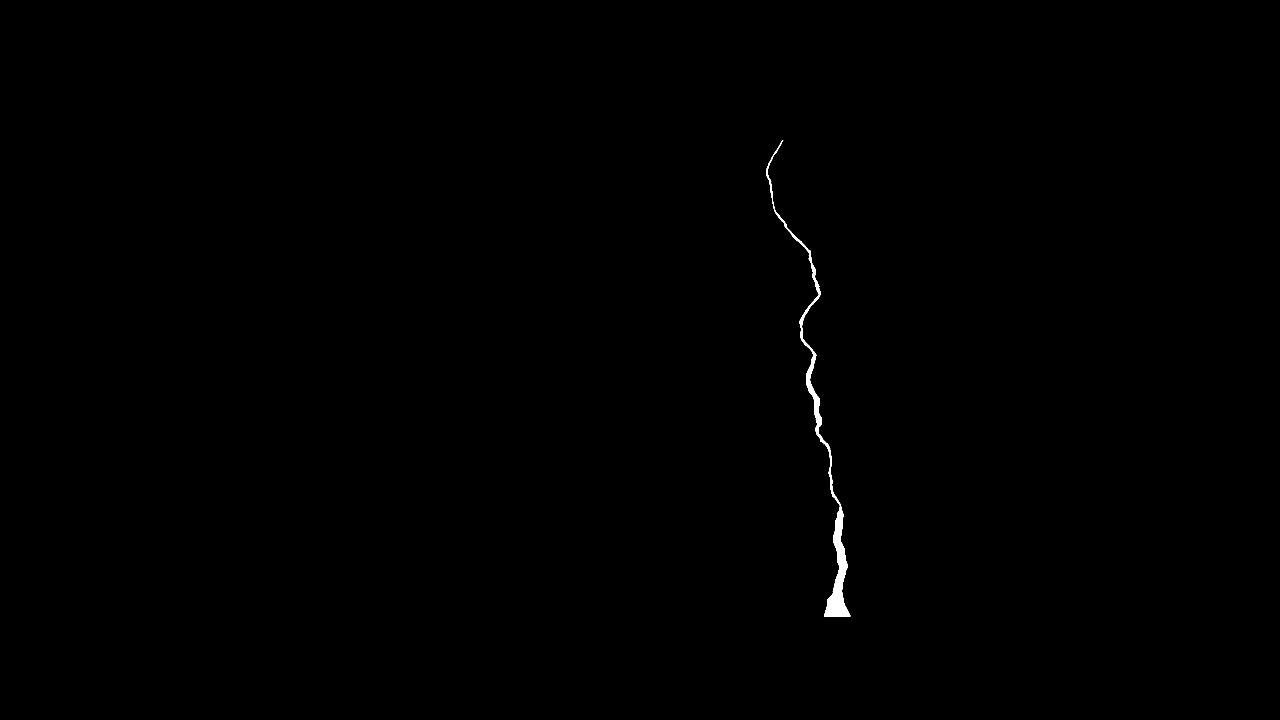
#> input picture data/image_label.png, 3840 x 2160 px (shown at 1/3 size)
$ python test.py
#> lines starting #> are read from the running program, lines starting #| are printed output that depends on the picture; after the words box and inside, x2 and y2 are one past the last pixel; in counts of white or black regions, pixels touching at a corner belong together
### model_linear/train_model_linear_simulation.py

from model_linear.lib import *
from model_linear.Model_machine import *
from model_linear.function import *
from add_noise.noise_crack import *


def train_model_linear(list_class_model,path_crack_simulation,path_save,show_fig,save_model_ML,path_image_test,Snr_db,num_point_add):
    #global i,R_squared
#> called with path_crack_simulation = './data/Tex1000_1n_1cd__3p.txt', path_save = './model_linear/model/', save_model_ML = True, path_image_test = './data/image_label.png', Snr_db = 5, num_point_add = 10
    lst_model=[]
    name_simuation =  (os.path.split(path_crack_simulation)[-1]).split(".")[0]
    # load data
    img = cv2.imread(path_image_test)
#> img is the input picture: shape (2160, 3840, 3); 0.22% white; 2 white regions (1 under 20 px), largest, box (x1, y1, x2, y2) and area: (2299, 420, 2552, 1849) 18026
    #point_crack = np.argwhere(img == 255)
    val_resize = 1
    size_img = img.shape
    new_width = int(size_img[1]*val_resize)
    new_height = int(size_img[0]*val_resize)
    img_resized = cv2.resize(src=img, dsize=(new_width, new_height),interpolation = cv2.INTER_AREA)
    img_resized = cv2.cvtColor(img_resized, cv2.COLOR_BGR2GRAY)
    img_resized[np.argwhere(img_resized>0)[:,0],np.argwhere(img_resized>0)[:,1]] = 1
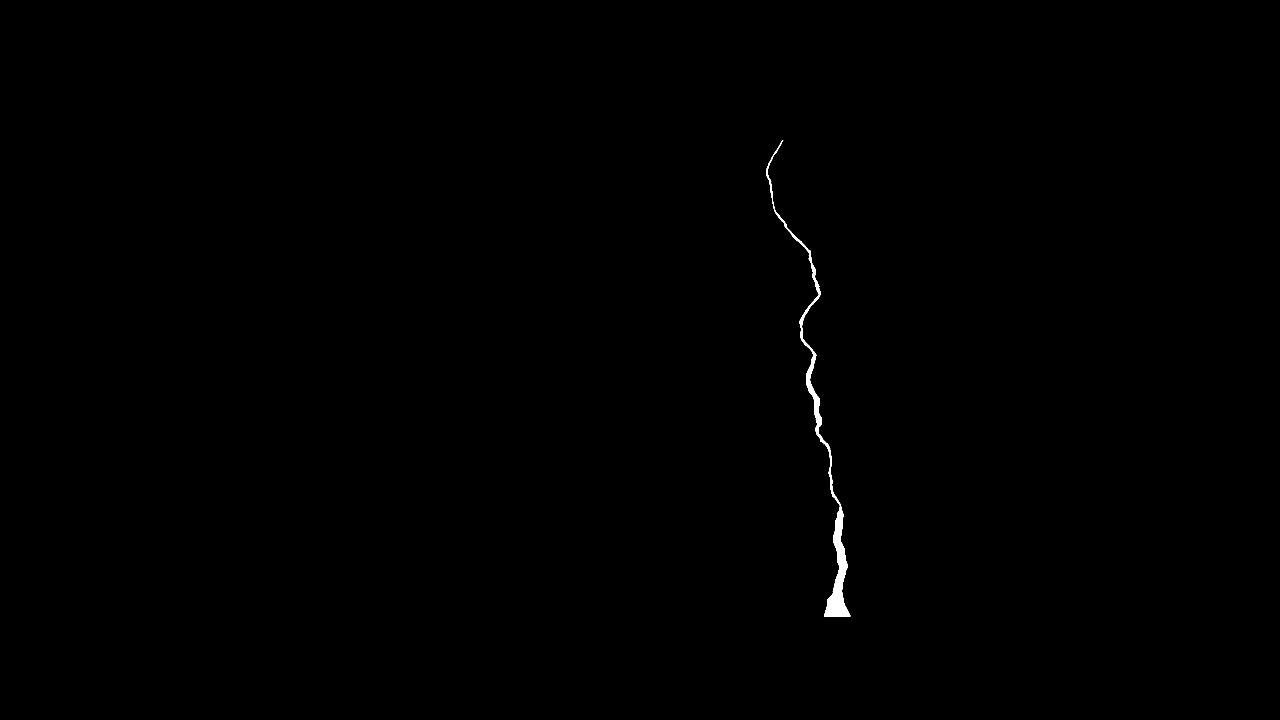
#> img_resized: shape (2160, 3840) (shown at 1/3 size); values 0 (black) and 1 (white), 0.22% white; 2 white regions (1 under 20 px), largest, box (x1, y1, x2, y2) and area: (2299, 420, 2552, 1849) 18026
    skeleton = skeletonize(img_resized, method='lee')
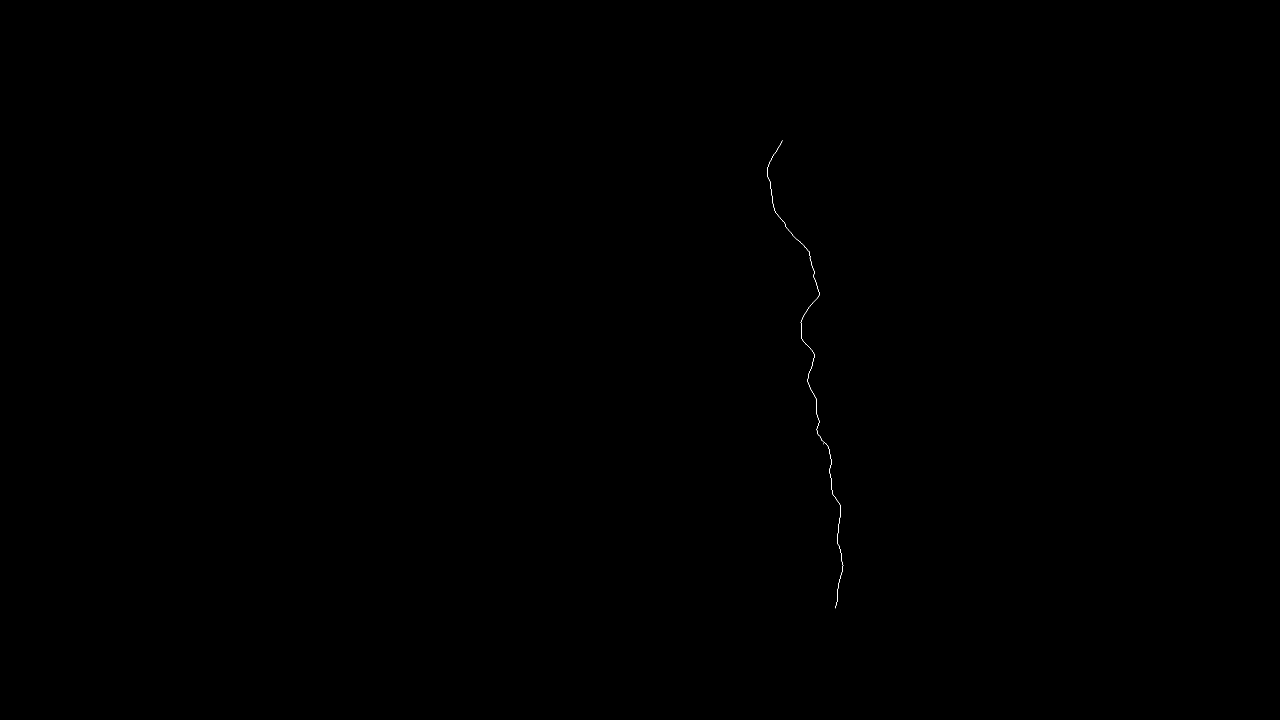
#> skeleton: shape (2160, 3840) bool (shown at 1/3 size); 0.02% white in thin lines or dots, all inside (x1, y1, x2, y2) = (2301, 421, 2530, 1825)
    point_crack = np.argwhere(skeleton > 0)
#> point_crack = 1419 pairs, first value 421 to 1824, second value 2301 to 2529

    x_son = (point_crack[:, 0])
#> x_son = 1419 values from 421 to 1824
    x_son = np.resize(x_son, ([np.size(x_son), 1]))
    y_son = (point_crack[:, 1])
#> y_son = 1419 values, max 2529 at index 1290, min 2301 at index 86, mean 2437.9
    y_son = np.resize(y_son, ([np.size(y_son), 1]))

    # dataframe test model
    # df_test = pd.DataFrame(
    #     {'test_x': x_son,'test_y': y_son})

    # load data crack train
    # data = pd.read_csv("F:/crack-machine/data_crack.txt",
    #                    delimiter='\s+', index_col=False)
    data = pd.read_csv(path_crack_simulation,
                    index_col=False,sep=",")
#> (reads data/Tex1000_1n_1cd__3p.txt from the repository)
    data = (np.array(data))
    cloumn1 = data[:, 0]
    cloumn1 = np.resize(cloumn1, ([np.size(cloumn1), 1]))
    cloumn2 = data[:, 1]
    cloumn2 = np.resize(cloumn2, ([np.size(cloumn1), 1]))
    point = np.argwhere(cloumn1 == 0)[:, 0]
    point = np.append([-1], point)  # add the first crack loction

    # careate a list of crack names
    number_crack = []
    #for i in range(0,  len(point) -1):
    for i in range(0,  1):#len(point) -1
        number_crack_name = 'num_crack_%s' % i
        number_crack.append(number_crack_name)

    # load model
    for class_model in list_class_model:
        print(class_model)
        #call and run all model in foulder
        for name,method in call_all_method(class_model).items():
            print("calling: {}".format(name))
            try:
                name_model,model=method()
                lst_model.append((name_model,model))
            except:
                continue

    # train model
    list_name_model =[]
    out_data_model_mean = pd.DataFrame()

    for name_model, model in lst_model:

        #print(name_model)
        list_name_model.append(name_model)
        list_MSE, list_MSA, list_RMSE, list_R_squared, list_Accuracy = [], [], [], [], []
        list_MSE_mean, list_MAE_mean, list_RMSE_mean, list_R_squared_mean, list_Accuracy = [], [], [], [], []
        i = 0
        #for i in range(0,  len(point) -1):
        for i in range(0,  1):#len(point) -1
            data1 = ((data[point[i] + 1:point[i + 1], :]))+1

            #X_crack,y_crack,x_simu,y_simu=nomalize_data_crack_to_simulation(data1,point_crack)
            X = nomalize_crack_simulation(data1[:, 0])
            y = nomalize_crack_simulation(data1[:, 1] )
            # add noise
            x_simu,y_simu=add_noise(X,y,Snr_db=Snr_db,num_point=num_point_add)
            X_crack,y_crack,X_crack2,y_crack2,x_simu,y_simu=nomalize_data_crack_to_simulation(np.hstack((x_simu,y_simu)),point_crack)
            #x_simu,y_simu=add_noise(x_simu,y_simu,Snr_db=60,num_point=50)
            # train model in list
            try:
                model.fit(y_simu,x_simu.ravel())
            except:
                print(name_model)
            MSA = mean_absolute_error(y_crack, model.predict(X_crack))
            # MSE
            MSE = mean_squared_error(y_crack, model.predict(X_crack))
            # RMSE
            RMSE = np.sqrt(MSE)
            # R_squared
            R_squared = r2_score(y_crack, model.predict(X_crack))
            # accuracy
            print('%s crack number %s R_squared: %s MSA: %s MSE: %s' %
                (name_model, i, R_squared, MSA, MSE))
            #print(R_squared )
            # ani = animation.FuncAnimation(fig1, animate, interval=1000)
            # plt.show()
            # save model
            if save_model_ML is not None:
                save_model(model,i,path_save= path_save,name_model=name_model,name_txt=name_simuation,num_SNR=Snr_db)
            if show_fig is not None:
                fig, ax = plt.subplots(figsize=(6, 6)) # Defines ax variable by creating an empty plot
                # Define the data to be plotted
                #plt.plot(x, y, 'b+', label='Data points')
                plt.scatter(y_crack,X_crack,
                            edgecolor='c', s=1, label="True crack")
                #plt.scatter((model.predict(x_son)), (x_son),
                #            edgecolor='c', s=1, label="True crack")
                plt.scatter(model.predict(X_crack),X_crack,
                            edgecolor='k', s=1, label="True crack")
                plt.scatter(x_simu,y_simu, edgecolor='b', s=1, label="Crack samples %s" %i)
                #plt.scatter(y_son1, x_son1, edgecolor='r', s=0.51, label="Model train")
                plt.xlabel("x")
                plt.ylabel("y")
                plt.axis('equal')
                # plt.xlim((-2, 2))
                # plt.ylim((-2, 2))
                #fig.savefig('filename.png', dpi=125)
                plt.show()
#> this loop made 22 passes
#> pass 1, in add_noise, `plt.close()`:
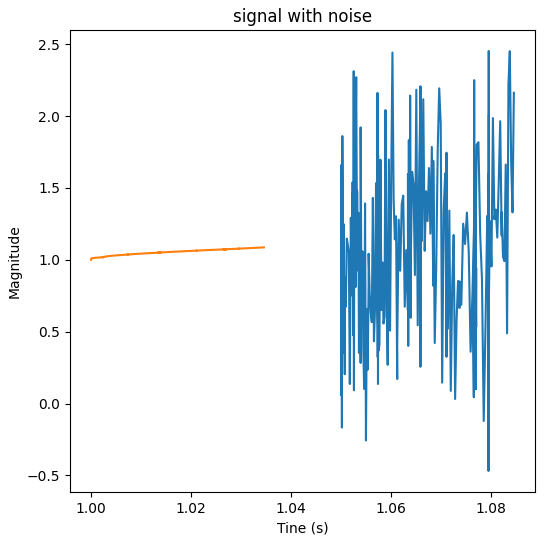
#> figure drawn by matplotlib, 1 panel
#> pass 2, in add_noise (call 2), `plt.close()`:
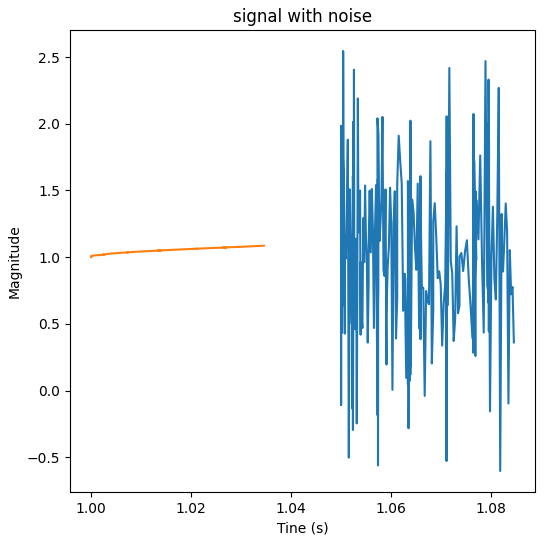
#> figure drawn by matplotlib, 1 panel
#> after the loop, list_name_model = 22 items, first 6: 'LM_ARD', 'LM_Bayesian-Ridge', 'LM_Huber', 'LM_KRR_RBF', 'LM_Kernel_Ridge', 'LM_Lasso'
    # test model

# [12 lines that do not run on import are left out]


### add_noise/noise_crack.py
#import Library files numpy and matplot
from add_noise.lib import *
from add_noise.noise_model import *
import argparse
import matplotlib
matplotlib.use('Agg')
def add_noise(X_in,y_in,Snr_db,num_point):
    # [13 lines of commented-out code are left out]
    t =X_in
    signal =y_in
    #plt.plot(t, signal)
    X_out=[]
    Y_out=[]
    show_grap=True
    for k in range(0,len(X_in)-1):
        point1_x=X_in[k,0]
        point1_y=y_in[k,0]
        point2_x=X_in[k+1,0]
        point2_y=y_in[k+1,0]
        if point2_x-point1_x ==0:
            X_noise,Y_noise= Gaussian_noise.find_lineary(point1_x,point1_y,point2_x,point2_y,Snr_db,num_point)
        else:
            X_noise,Y_noise= Gaussian_noise.find_linearxy(point1_x,point1_y,point2_x,point2_y,Snr_db,num_point)
        X_out=np.append(X_out, X_noise)
        Y_out=np.append(Y_out, Y_noise)
        Y_out = np.resize(Y_out, ([np.size(Y_out), 1]))

    if show_grap is not None:
        # fig, ax = plt.subplots(figsize=(6, 6))
        plt.figure(figsize=(6, 6))
        plt.plot(X_out+ 0.05, Y_out)
        plt.plot(X_in, y_in)
        plt.title("signal with noise")
        plt.ylabel("Magnitude")
        plt.xlabel("Tine (s)")
        path = './output/save_grap/'
        if not os.path.exists(path):
                os.mkdir(path)
        path_save = path + 'exp_' + str(Snr_db)+ '_.png'
        #plt.savefig(path_save)
        plt.figure().clear()
        plt.close()
        plt.close('all')
        plt.cla()
        plt.clf()
        #plt.show()
    #t= np.linspace(1, 100, 1000) # Generate 1000 samples fron 1 to 100
    #signal = 10*np.sin(t/(2*np.pi))
    X_out = np.resize(X_out, ([np.size(X_out), 1]))
    Y_out = np.resize(Y_out, ([np.size(Y_out), 1]))
    return   X_out, Y_out

# [10 lines left out: function main, not called in this run]


# [2 lines that do not run on import are left out]


### model_linear/function.py
from model_linear.lib import *

##########################################################################################

def nomalize_data_crack(data,len_crack):
    if len_crack> 1:
        data_out = (data) /len_crack
        data_out =data_out - data_out.min()
        data_out = np.resize(data_out, ([np.size(data_out), 1]))
        return data_out+10
    else:
        valcrack=1/len_crack
        data_out = (data)*valcrack #/data.max()
        data_out =data_out - data_out.min()
        data_out = np.resize(data_out, ([np.size(data_out), 1]))
        return data_out+10

def nomalize_data_simulation(data,len_simulation):
    if len_simulation> 1:
        data_out = data /len_simulation
        data_out =data_out - data_out.min()
        data_out = np.resize(data_out, ([np.size(data_out), 1]))
        return data_out+10
    else:
        val_simulation=1/len_simulation
        data_out = data*val_simulation #/data.max()
        data_out =data_out - data_out.min()
        data_out = np.resize(data_out, ([np.size(data_out), 1]))
        return data_out+10


# [5 lines left out: function nomalize_data_minmax, not called in this run]
def nomalize_crack_simulation(data):
    #data_out = (data)/(data.max()-data.min())
    data_out =data -data.min()+1
    data_out = np.resize(data_out, ([np.size(data_out), 1]))
    return data_out
def nomalize_data_crack_to_simulation(data_simulation,data_crack):
    len_crack=np.sqrt((data_crack[0,0] - data_crack[-1,0])**2+(data_crack[0,1]-data_crack[-1,1])**2)
    len_simulation=np.sqrt((data_simulation[0,0] - data_simulation[-1,0])**2+(data_simulation[0,1]-data_simulation[-1,1])**2)
    ####### crack
    if len_crack==0:
        len_crack=len(data_crack[:,0])
    x_son = nomalize_data_crack(data_crack[:, 0],len_crack) #-min(nomalize_data_crack(data_crack[:, 0]))
    x_son = np.resize(x_son, ([np.size(x_son), 1]))
    y_son = nomalize_data_crack(data_crack[:, 1],len_crack) #-min(nomalize_data_crack(data_crack[:, 1]))
    y_son = np.resize(y_son, ([np.size(y_son), 1]))
    # crack simualation
    x_simu =nomalize_data_simulation(data_simulation[:,0],len_simulation) #-min(data_simulation[:,0]*a)
    x_simu = np.resize(x_simu, ([np.size(x_simu), 1]))
    y_simu = nomalize_data_simulation(data_simulation[:,1],len_simulation)#-min(data_simulation[:,1]*a)
    y_simu = np.resize(y_simu, ([np.size(y_simu), 1]))
    # #
    # plt.plot(y_son,x_son)
    # #plt.plot(y-min(y),x-min(x))
    # plt.plot(x_simu,y_simu)
    # #plt.plot(y_out,x_out)
    # plt.axis('equal')
    # plt.show()
    #
    x_out,y_out,x_out2,y_out2=unify_data_crack(np.hstack((x_son,y_son)),np.hstack((y_simu,x_simu)))
    # [9 lines of commented-out code are left out]
    x_out = np.resize(x_out, ([np.size(x_out), 1]))
    y_out = np.resize(y_out, ([np.size(y_out), 1]))
    x_out2 = np.resize(x_out2, ([np.size(x_out), 1]))
    y_out2 = np.resize(y_out2, ([np.size(y_out), 1]))
    return  x_out,y_out,x_out2,y_out2,x_simu,y_simu


def save_model(model,i,path_save,name_model,name_txt,num_SNR):
    name_txt =  name_txt + '_SNR_'+str(num_SNR)
    try:
        os.makedirs(path_save +name_txt)
    except:
        print('done make dir')
    try:
        os.makedirs(path_save + name_txt +'/' + name_model)
    except:
        print('done make dir')

    if i<10:
        filename_model5 = path_save + '/%s/%s/sample_crack_000%d.model' %(name_txt,name_model,i)
    elif i>=10 and i<100:
        filename_model5 = path_save + '/%s/%s/sample_crack_00%d.model' %(name_txt,name_model,i)
    elif i>=100 and i<1000:
        filename_model5 = path_save + '/%s/%s/sample_crack_0%d.model' %(name_txt,name_model,i)
    else:
        filename_model5 = path_save + '/%s/%s/sample_crack_%d.model' %(name_txt,name_model,i)
    # save model
    joblib.dump(model, filename_model5)

############################################# function #####################################################

# [76 lines left out: function return_data_crack, not called in this run]
def clear():
    os.system(" cls ")

def check_crack(image_input):
    return len(measure.regionprops(label(image_input, connectivity=2)))

def single_crack(point_crack):
    clustering = DBSCAN(eps=5, min_samples=12).fit(point_crack)
    return np.unique(clustering.labels_)


def unify_data_crack(point_crack_stard, point_crack_turn):
    point_crack1 = point_crack_stard
    point_crack2 = point_crack_turn
    x = point_crack2[:, 0] #- (point_crack2[:, 0]).mean() + 1
    x = np.resize(x, ([np.size(x), 1]))
    y = point_crack2[:, 1] #- (point_crack2[:, 1]).mean() + 1
    y = np.resize(y, ([np.size(y), 1]))

    x1 = point_crack1[:, 0]
    x1 = np.resize(x1, ([np.size(x1), 1]))
    y1 = point_crack1[:, 1]
    y1 = np.resize(y1, ([np.size(y1), 1]))

    AB = x[0] - x[-1]
    BC = y[0] - y[-1]

    AB1 = x1[0] - x1[-1]
    BC1 = y1[0] - y1[-1]
    if BC1 == 0:
        BC1 = 0.000000000001
    if BC == 0:
        BC = 0.000000000001
    if AB1 == 0:
        AB1 = 0.000000000001
    if AB == 0:
        AB = 0.000000000001
    alpha = math.atan(BC / AB)
    alpha1 = math.atan(BC1 / AB1)
    if alpha < 0:
        alpha = alpha + math.pi
    if alpha1 < 0:
        alpha1 = alpha1 + math.pi
    if alpha >= alpha1:
        delta1 = alpha - alpha1
        delta2 = math.pi + delta1
    if alpha < alpha1:
        delta1 = math.pi - abs(alpha - alpha1)
        delta2 = math.pi + abs(delta1)
    x1 = x1 - x1[round(len(x1) / 2)]
    y1 = y1 - y1[round(len(y1) / 2)]
    x_end = x1 * math.cos(delta1) - y1 * math.sin(delta1) + x[round(len(x) / 2)]
    y_end = x1 * math.sin(delta1) + y1 * math.cos(delta1) + y[round(len(y) / 2)]
    x_end2 = x1 * math.cos(delta2) - y1 * math.sin(delta2) + x[round(len(x) / 2)]
    y_end2 = x1 * math.sin(delta2) + y1 * math.cos(delta2) + y[round(len(y) / 2)]
    # df_crack_trun = pd.DataFrame({'X_trun_1':x_end[:,np.newaxis],'y_trun_1':y_end[:,np.newaxis],'X_trun_2':x_end2[:,np.newaxis],'y_trun_2':y_end2[:,np.newaxis]})
    return x_end, y_end, x_end2, y_end2

#######################################################################################

### save_grap.py

from noise_cancellation.lib import *
from noise_cancellation.function_cancellation import *
from sklearn.cluster import DBSCAN
from skimage import measure
from model_linear.train_model_linear_simulation import *
import shutil
matplotlib.use('Agg')
import multiprocessing
from joblib import Parallel, delayed
algos_data =  ["CFD","Crack_500","CrackLS315","CrackTree260","CRKWH100"]

def find_SNR_process(SNR_num):
    #global MAE_data,RMSE_data, R2_data,M2_data,lst_SNR
    lst_SNR=[]
    #algos_data =  ["Crack_500"]#,"Cracktree","CrackForest","CRKWH_100","CrackLS315"]
    list_class_model=[Linear_Model_LM,Gaussian_GPR,Tree,SVM] #,Gaussian_GPR,Tree,SVM
    show_fig= None
    path_crack_simulation='./data/Tex1000_1n_1cd__3p.txt'
    path_save ='./model_linear/model/'
    save_model_ML = True
    path_image_test ='./data/image_label.png'
    Snr_db=SNR_num
    num_point_add =10
    train_model_linear(list_class_model,path_crack_simulation,path_save,show_fig,save_model_ML,path_image_test,Snr_db,num_point_add)
    path_crack_txt='./data/Tex1000_1n_1cd__3p.txt'
    path_model_folder_input= './model_linear/model/Tex1000_1n_1cd__3p_SNR_%s'%SNR_num
    #SNR_num = 1
    #num_point_add =10
    list_R2, list_MAE, list_RMSE,list_M2,list_model ,list_num_crack=calculate_SNR_noise_dataset(algos_data,path_model_folder_input
                                                            ,path_crack_txt,SNR_num,num_point_add)

    # [4 lines of commented-out code are left out]
    lst_SNR.append(SNR_num)
    # arr.append([MAE_data,RMSE_data,R2_data,M2_data,lst_SNR])
    shutil.rmtree(path_model_folder_input)
    return list_R2, list_MAE, list_RMSE,list_M2,lst_SNR,list_model ,list_num_crack

def clear():
    os.system(" cls ")
def check_crack(image_input):
    return len(measure.regionprops(label(image_input, connectivity=2)))

def single_crack(point_crack):
    clustering = DBSCAN(eps=5, min_samples=12).fit(point_crack)
    return np.unique(clustering.labels_)
################################################################
#algos =  ["Deepcrack","EHCNN","FCN","HRNBM0.3","HED","Unet"]
def calculate_SNR_noise_dataset(algos,path_model_folder_input,path_crack_txt,SNR_num,num_point_add):
#> called with path_crack_txt = './data/Tex1000_1n_1cd__3p.txt', SNR_num = 5, num_point_add = 10
    data_crack_simulation = pd.read_csv(path_crack_txt,
                    index_col=False,sep=",")
    data_crack_simulation = (np.array(data_crack_simulation))
    list_R2, list_MAE, list_RMSE,list_M2,list_model,list_num_crack = [],[],[],[],[],[]
    for algo in algos:
        list_image=glob.glob('./data/data_crack/%s/GT/*'%algo)
        arg_RMSE,arg_R2,arg_MAE=[],[],[]
        for k,path_img in  enumerate(list_image):
            img_input = cv2.imread(path_img)
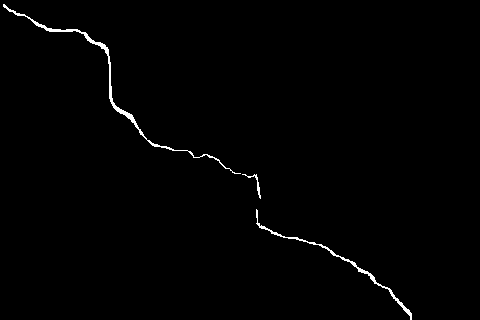
#> input picture data/data_crack/CFD/GT/057.png, 480 x 320 px
#> img_input is the input picture: shape (320, 480, 3); 0.89% white in thin lines or dots, all inside (x1, y1, x2, y2) = (3, 4, 412, 320)
            skeleton = skeletonize(img_input,method='lee')
#> skeleton: shape (320, 480, 3) bool
#> (the run stopped early here; a loop or call above may not have finished)
